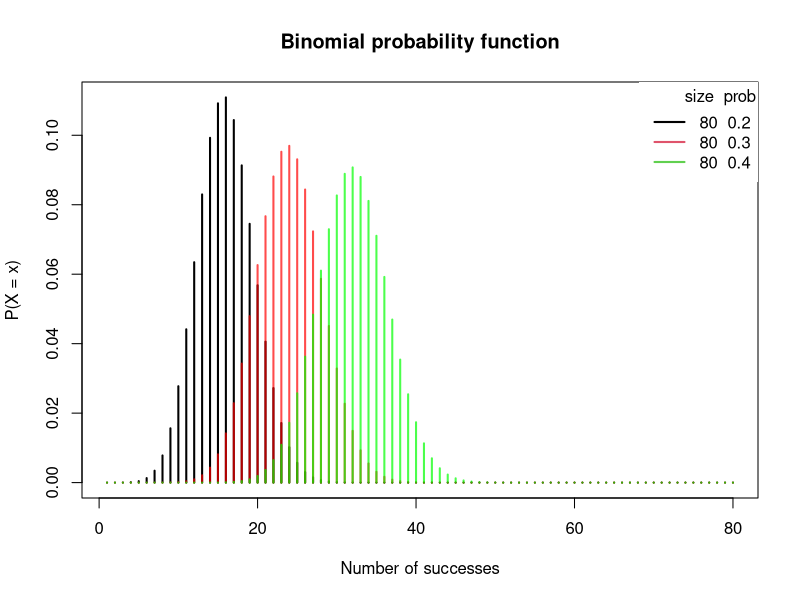
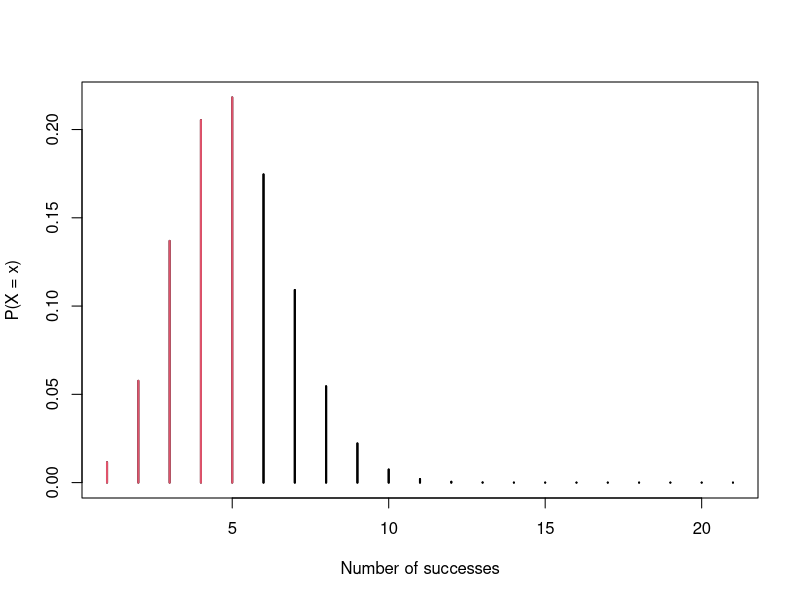
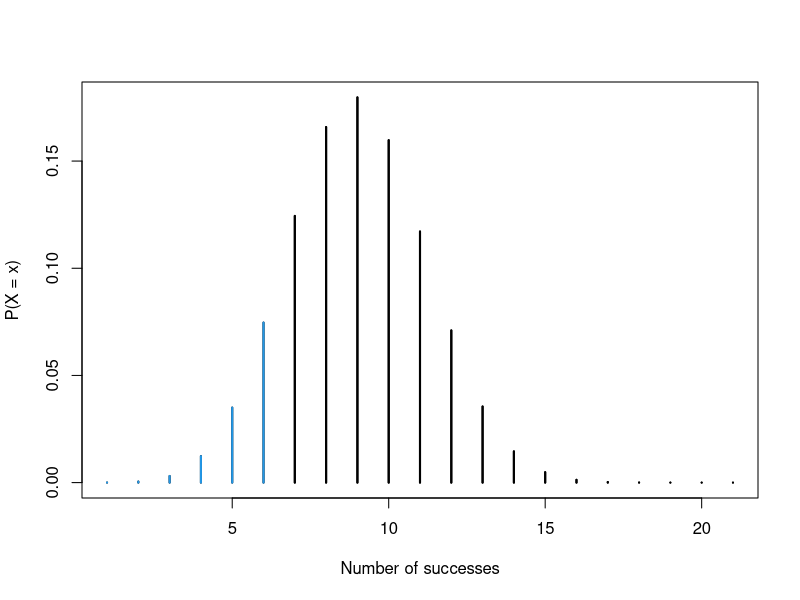
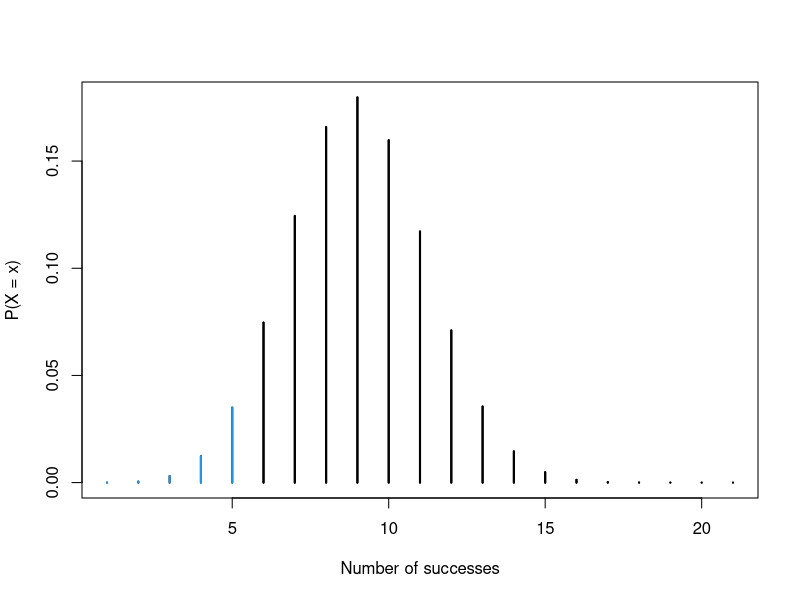
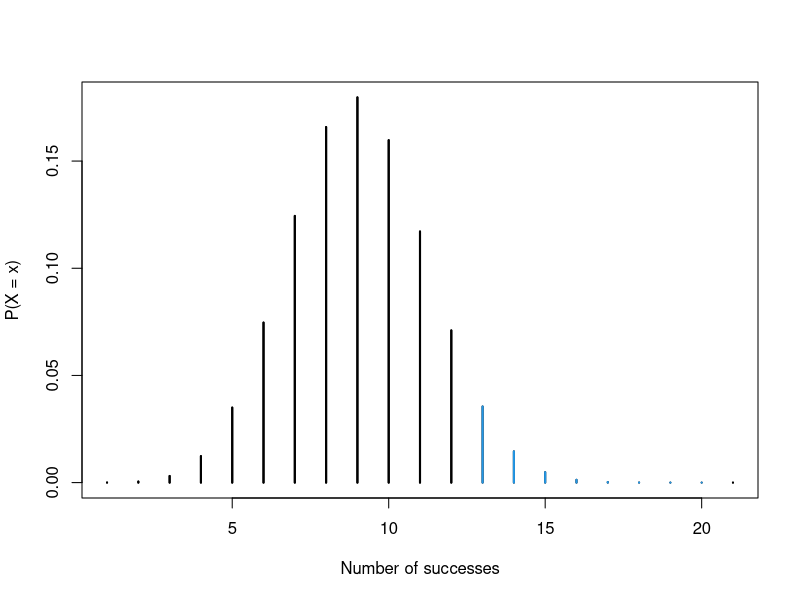
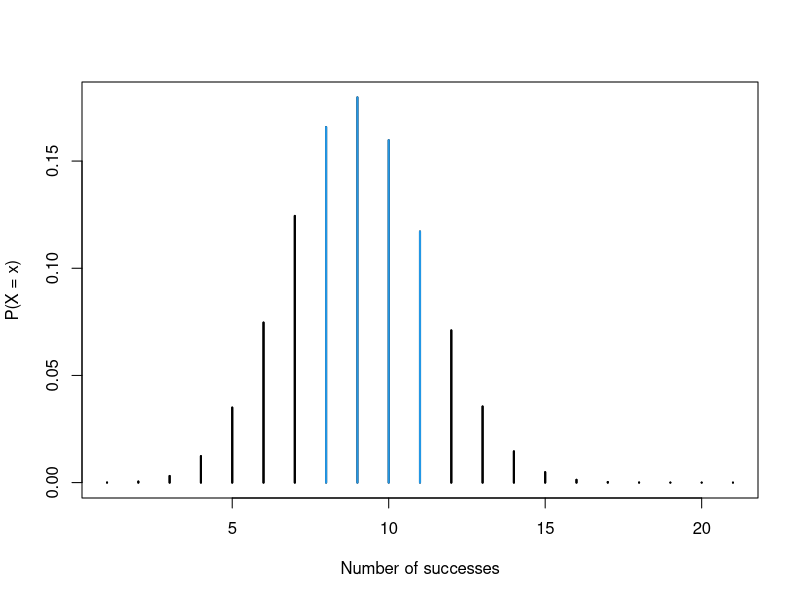
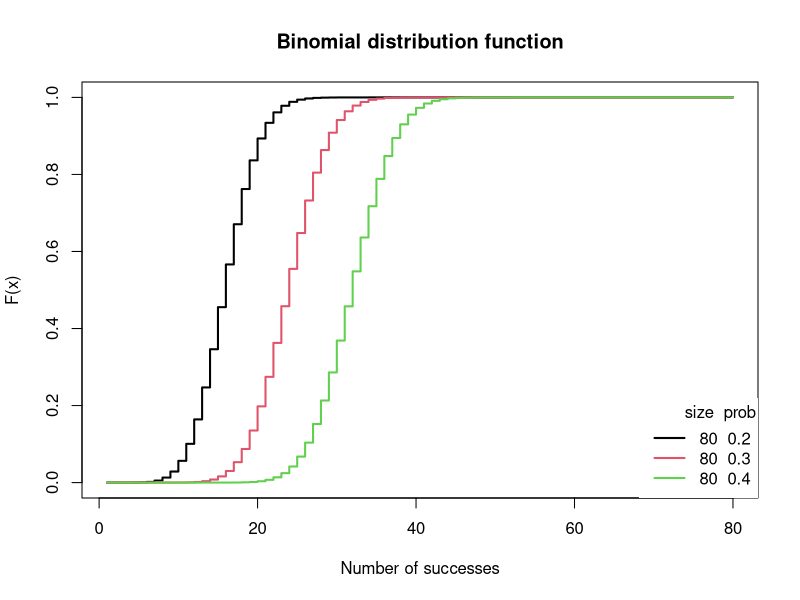
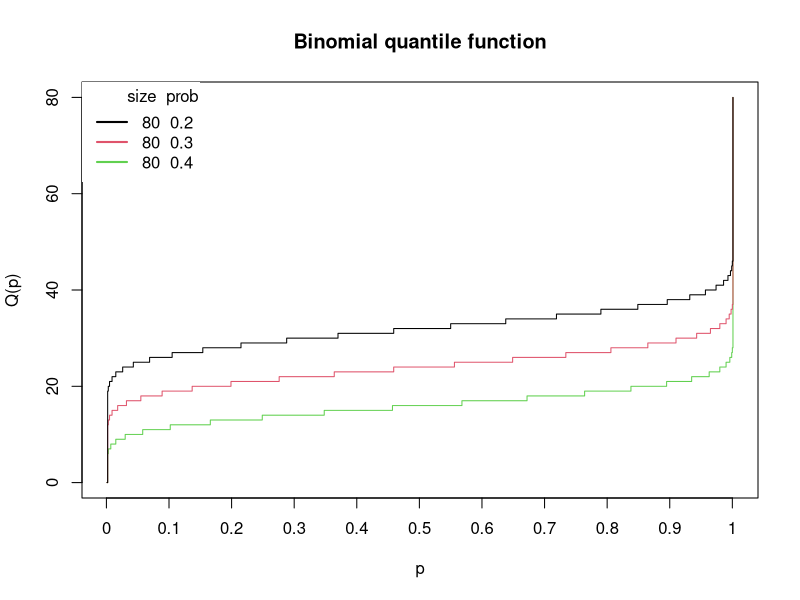

These figures' R source, in order:
## ---- chunk 1
dbinom(2, 6, .5)
## ---- chunk 2
sum(dbinom(4:6, 6, .5))
## ---- chunk 3
dbinom(x = 1:10, size = 10, prob = 0.2)
## ---- chunk 4
# Grid of X-axis values
x <- 1:80

# size = 80, prob = 0.2
plot(dbinom(x, size = 80, prob = 0.2), type = "h", lwd = 2,
     main = "Binomial probability function",
     ylab = "P(X = x)", xlab = "Number of successes")

# size = 80, prob = 0.3
lines(dbinom(x, size = 80, prob = 0.3), type = "h",
      lwd = 2, col = rgb(1,0,0, 0.7))

# size = 80, prob = 0.4
lines(dbinom(x, size = 80, prob = 0.4), type = "h",
      lwd = 2, col = rgb(0, 1, 0, 0.7))

# Add a legend
legend("topright", legend = c("80  0.2", "80  0.3", "80  0.4"),
       title = "size  prob", title.adj = 0.95,
       lty = 1, col = 1:3, lwd = 2, box.lty = 0)
## ---- chunk 5
pbinom(3, size = 10, prob = 0.3)
## ---- chunk 6
sum(dbinom(0:3, size = 10, prob = 0.3))
## ---- chunk 7
# size: number of trials (n >= 0)
# prob: probability of success on each trial
# lb: lower bound of the sum
# ub: upper bound of the sum
# col: color
# lwd: line width
binom_sum <- function(size, prob, lb,
                      ub, col = 4, lwd = 1, ...){
  x <- 0:size
  
  if (missing(lb)) {
    lb <- min(x)
  }
  if (missing(ub)) {
    ub <- max(x)
  }
  
  plot(dbinom(x, size = size, prob = prob), type = 'h',
       lwd = lwd, ...)
  
  if(lb == min(x) & ub == max(x)) {
    color <- col
  } else {
    color <- rep(1, length(x))
    color[(lb + 1):ub ] <- col
  }
  
  lines(dbinom(x, size = size, prob = prob), type = 'h',
        col = color, lwd = lwd, ...)
}
## ---- chunk 8
binom_sum(size = 20, prob = 0.2, lwd = 2, col = 2, ub = 5,
          ylab = "P(X = x)", xlab = "Number of successes")
## ---- chunk 9
pbinom(5, size = 20, prob = 0.2)
## ---- chunk 10
pbinom(6, size = 20, prob = 0.4)
1 - pbinom(6, size = 20, prob = 0.4, lower.tail = FALSE)
## ---- chunk 11
sum(dbinom(0:6, size = 20, prob = 0.4))
## ---- chunk 12
binom_sum(size = 20, prob = 0.4, ub = 6, lwd = 2,
          ylab = "P(X = x)", xlab = "Number of successes")
## ---- chunk 13
pbinom(5, size = 20, prob = 0.4)
1 - pbinom(5, size = 20, prob = 0.4, lower.tail = FALSE)
sum(dbinom(0:5, size = 20, prob = 0.4))
## ---- chunk 14
binom_sum(size = 20, prob = 0.4, ub = 5, lwd = 2,
          ylab = "P(X = x)", xlab = "Number of successes")
## ---- chunk 15
pbinom(12, size = 20, prob = 0.4, lower.tail = FALSE)
1 - pbinom(12, size = 20, prob = 0.4)
sum(dbinom(13:20, size = 20, prob = 0.4))
## ---- chunk 16
binom_sum(size = 20, prob = 0.4, lb = 12, lwd = 2,
          ylab = "P(X = x)", xlab = "Number of successes")
## ---- chunk 17
pbinom(11, size = 20, prob = 0.4) - pbinom(7, size = 20, prob = 0.4)
sum(dbinom(8:11, size = 20, prob = 0.4))
## ---- chunk 18
binom_sum(size = 20, prob = 0.4, lb = 7, ub = 11, lwd = 2,
          ylab = "P(X = x)", xlab = "Number of successes")
## ---- chunk 19
# Grid of X-axis values
x <- 1:80

# size = 80, prob = 0.2
plot(pbinom(x, size = 80, prob = 0.2), type = "s", lwd = 2,
     main = "Binomial distribution function",
     xlab = "Number of successes", ylab = "F(x)")

# size = 80, prob = 0.3
lines(pbinom(x, size = 80, prob = 0.3), type = "s",
      lwd = 2, col = 2)

# size = 80, prob = 0.4
lines(pbinom(x, size = 80, prob = 0.4), type = "s",
      lwd = 2, col = 3)

# Add a legend
legend("bottomright", legend = c("80  0.2", "80  0.3", "80  0.4"),
       title = "size  prob", title.adj = 0.95,
       lty = 1, col = 1:3, lwd = 2, box.lty = 0)
rm(x)
## ---- chunk 20
qbinom(p = 0.4, size = 5, prob = 0.7)
## ---- chunk 21
# Grid of X-axis values
x <- 1:80

# size = 80, prob = 0.2
plot(qbinom(seq(0, 1, 0.001), size = 80, prob = 0.2),
     main = "Binomial quantile function",
     ylab = "Q(p)", xlab = "p",
     type = "s", col = 3, xaxt = "n")
axis(1, labels = seq(0, 1, 0.1), at = 0:10 * 100)

# size = 80, prob = 0.3
lines(qbinom(seq(0, 1, 0.001), size = 80, prob = 0.3), type = "s", col = 2)

# size = 80, prob = 0.4
lines(qbinom(seq(0, 1, 0.001), size = 80, prob = 0.4), type = "s", col = 1)

# Add a legend
legend("topleft", legend = c("80  0.2", "80  0.3", "80  0.4"),
       title = "size  prob", title.adj = 0.95,
       lty = 1, col = 1:3, lwd = 2, box.lty = 0)
## ---- chunk 22
rbinom(n = 15, size = 30, prob = 0.1)
## ---- chunk 23
set.seed(2)
rbinom(n = 15, size = 30, prob = 0.1)
## ---- chunk 24
x <- seq(-3, 3, 0.1)
y <- dnorm(x, 0, 1)
plot(x, y, type="l")
polygon(c(x[x>=2], max(x), 2), c(y[x>=2], 0, 0), col="cornsilk")
polygon(c(min(x), x[x<=-2], -2), c(0, y[x<=-2], 0), col="cornsilk")
polygon(c(-2,  x[x>= -2 & x<=-1], -1), c(0, y[x >= -2 & x<=-1], 0), col="cornsilk2")
polygon(c(1,  x[x>= 1 & x<=2], 2), c(0, y[x >= 1 & x<=2], 0), col="cornsilk2")
polygon(c(-1, x[x >= -1 & x <= 1], 1), c(0, y[x>=-1 & x<=1], 0), col="cornsilk3")
rm(x,y)
## ---- chunk 25
x = seq(-4, 4, 0.1)
y = dnorm(x, 0, 1)
plot(x,y, type="l")
points(0,dnorm(0), pch=16)
points(0,qnorm(0.5), pch=16)
lines(0,pnorm(0), type="l")
## ---- chunk 26
x <- -4:4
# x <- seq(-4, 4, length = 100) # More data points
dnorm(x, mean = 1, sd = 3)
## ---- chunk 27
dnorm(x, mean = c(1, 2), sd = c(3, 4))
## ---- chunk 28
par(mfrow = c(1, 2))

# Grid of X-axis values
x <- seq(-4, 8, 0.1)

#-----------------------------------------
# Same standard deviation, different mean
#-----------------------------------------
# Mean 0, sd 1
plot(x, dnorm(x, mean = 0, sd = 1), type = "l",
     ylim = c(0, 0.6), ylab = "", lwd = 2, col = "red")
# Mean 3, sd 1
lines(x, dnorm(x, mean = 3, sd = 1), col = "blue", lty = 1, lwd = 2)

# Adding a legend
legend("topright", legend = c("0 1", "3 1"), col = c("red", "blue"),
       title = expression(paste(mu, " ", sigma)),
       title.adj = 0.9, lty = 1, lwd = 2, box.lty = 0)

#-----------------------------------------
# Same mean, different standard deviation
#-----------------------------------------
# Mean 1, sd 1
plot(x, dnorm(x, mean = 1, sd = 1), type = "l",
     ylim = c(0, 1), ylab = "", lwd = 2, col = "red")
# Mean 1, sd 0.5
lines(x, dnorm(x, mean = 1, sd = 0.5), col = "blue", lty = 1, lwd = 2)

# Adding a legend
legend("topright", legend = c("1 1", "1 0.5"), col = c("red", "blue"),
       title = expression(paste(mu, " ", sigma)),
       title.adj = 0.75, lty = 1, lwd = 2, box.lty = 0)

par(mfrow = c(1, 1))
## ---- chunk 29
pnorm(0, mean = 0, sd = 1)
## ---- chunk 30
Mean <- 1000
Sd <- 10

# X grid for non-standard normal distribution
x <- seq(-3, 3, length = 100) * Sd + Mean 

# Density function
f <- dnorm(x, Mean, Sd)

plot(x, f, type = "l", lwd = 2, col = "blue", ylab = "", xlab = "Weight")
abline(v = Mean) # Vertical line on the mean
## ---- chunk 31
pnorm(1010, Mean, Sd)
1 - pnorm(1010, Mean, Sd, lower.tail = FALSE)
## ---- chunk 32
lb <- min(x) # Lower bound
ub <- 1010   # Upper bound

x2 <- seq(min(x), ub, length = 100) # New Grid
y <- dnorm(x2, Mean, Sd) # Density

plot(x, f, type = "l", lwd = 2, col = "blue", ylab = "", xlab = "Weight")
abline(v = ub) 

polygon(c(lb, x2, ub), c(0, y, 0), col = rgb(0, 0, 1, alpha = 0.5))
text(995, 0.01, "84.13%")
## ---- chunk 33
# mean: mean of the Normal variable
# sd: standard deviation of the Normal variable
# lb: lower bound of the area
# ub: upper bound of the area
# acolor: color of the area
# ...: additional arguments to be passed to lines function

normal_area <- function(mean = 0, sd = 1, lb, ub, acolor = "lightgray", ...) {
    x <- seq(mean - 3 * sd, mean + 3 * sd, length = 100) 
    
    if (missing(lb)) {
       lb <- min(x)
    }
    if (missing(ub)) {
        ub <- max(x)
    }

    x2 <- seq(lb, ub, length = 100)    
    plot(x, dnorm(x, mean, sd), type = "n", ylab = "")
   
    y <- dnorm(x2, mean, sd)
    polygon(c(lb, x2, ub), c(0, y, 0), col = acolor)
    lines(x, dnorm(x, mean, sd), type = "l", ...)
}
## ---- chunk 34
normal_area(mean = 0, sd = 1, lb = -1, ub = 2, lwd = 2)
## ---- chunk 35
pnorm(980, Mean, Sd, lower.tail = FALSE)
1 - pnorm(980, Mean, Sd)
pnorm(1020, Mean, Sd)
## ---- chunk 36
normal_area(mean = Mean, sd = Sd, lb = 980, acolor = rgb(0, 0, 1, alpha = 0.5))
text(1000, 0.01, "97.72%")
## ---- chunk 37
pnorm(1000, Mean, Sd) - pnorm(990, Mean, Sd)
## ---- chunk 38
normal_area(mean = Mean, sd = Sd, lb = 990, ub = 1000,
            acolor = rgb(0, 0, 1, alpha = 0.5))
text(995, 0.01, "34.13%", srt = 90)
## ---- chunk 39
par(mfrow = c(1, 2))

# Grid of X-axis values
x <- seq(-4, 8, 0.1)

#-----------------------------------------
# Same standard deviation, different mean
#-----------------------------------------
# Mean 0, sd 1
plot(x, pnorm(x, mean = 0, sd = 1), type = "l",
     ylim = c(0, 1), ylab = "", lwd = 2, col = "red")
# Mean 3, sd 1
lines(x, pnorm(x, mean = 3, sd = 1), col = "blue", lty = 1, lwd = 2)

# Legend
legend("topleft", legend = c("0 1", "3 1"), col = c("red", "blue"),
       title = expression(paste(mu, " ", sigma)),
       title.adj = 0.9, lty = 1, lwd = 2, box.lty = 0)

#-----------------------------------------
# Same mean, different standard deviation
#-----------------------------------------
# Mean 1, sd 1
plot(x, pnorm(x, mean = 1, sd = 1), type = "l",
     ylim = c(0, 1), ylab = "", lwd = 2, col = "red")
# Mean 1, sd 0.5
lines(x, pnorm(x, mean = 1, sd = 0.5), col = "blue", lty = 1, lwd = 2)

# Legend
legend("topleft", legend = c("1 1", "1 0.5"), col = c("red", "blue"),
       title = expression(paste(mu, " ", sigma)),
       title.adj = 0.75, lty = 1, lwd = 2, box.lty = 0)

par(mfrow = c(1, 1))
## ---- chunk 40
x <- seq(-4, 4, 0.1)
plot(x, pnorm(x, mean = 0, sd = 1), type = "l",
     ylim = c(0, 1), ylab = "P(X < x)", lwd = 2, col = "red")
segments(0, 0, 0, 0.5, lwd = 2, lty = 2)
segments(-4, 0.5, 0, 0.5, lwd = 2, lty = 2)
## ---- chunk 41
qnorm(0.5, mean = 0, sd = 1)
## ---- chunk 42
x <- pnorm(-1.5, mean = 0, sd = 1) # 0.0668072
qnorm(x, mean = 0, sd = 1) # -1.5

normal_area(mean = 0, sd = 1, ub = -1.5,
            lwd = 2, acolor = rgb(0, 0, 1, alpha = 0.5))
arrows(-0.5, 0.1, -1.45, 0, lwd = 2, length = 0.2)
text(-0.25, 0.13, "-1.5", cex = 1.5)
## ---- chunk 43
x <- pnorm(1.5, mean = 0, sd = 1, lower.tail = FALSE) # 0.0668072
qnorm(x, mean = 0, sd = 1, lower.tail = FALSE) # 1.5

# Equivalent to:
# x <- 1- pnorm(1.5, mean = 0, sd = 1) 
# qnorm(1 - x, mean = 0, sd = 1)

normal_area(mean = 0, sd = 1, lb = 1.5, lwd = 2,
            acolor = rgb(0, 0, 1, alpha = 0.5))
arrows(0, 0.1, 1.45, 0, lwd = 2, length = 0.2)
text(0, 0.13, "1.5", cex = 1.5)
## ---- chunk 44
plot(qnorm, pnorm(-4), pnorm(4), lwd = 2, xlab = "p", ylab = "Q(p)")

# Equivalent to:
# x <- seq(pnorm(-4), pnorm(4), length = 100)
# plot(x, qnorm(x, mean = 0, sd = 1), type = "l",
#      lwd = 2, xlab = "p", ylab = "Q(p)")
## ---- chunk 45
plot(qnorm, pnorm(-4), pnorm(4), lwd = 2,
     xlab = "p", ylab = "Q(p)")
segments(0.5, -4, 0.5, 0, lty = 2, lwd = 2)
segments(0, 0, 0.5, 0, lty = 2, lwd = 2)
## ---- chunk 46
rnorm(10)
## ---- chunk 47
# Seed for reproducibility
set.seed(1)

rnorm(1) # -0.6264538
## ---- chunk 48
par(mfrow = c(1, 3))

x <- seq(-10, 10, length = 200)

set.seed(3)
# n = 10
hist(rnorm(10, mean = 0, sd = 1), main = "n = 10",
     xlab = "", prob = TRUE)
lines(x, dnorm(x), col = "red", lwd = 2)

# n = 100
hist(rnorm(100, mean = 0, sd = 1), main = "n = 100",
     xlab = "", prob = TRUE)
lines(x, dnorm(x), col = "red", lwd = 2)

# n = 1000
hist(rnorm(1000, mean = 0, sd = 1), main = "n = 1000",
     xlab = "", prob = TRUE)
lines(x, dnorm(x), col = "red", lwd = 2)

par(mfrow = c(1, 1))
## ---- chunk 49
par(mfrow=c(1,2), mar=c(2,2,2,2))
N <- 16
p <- q <- 0.5
m <- N * p
sd <- sqrt(N*p*q)
x <- seq(0, N, 1)
y <- dnorm(x, m, sd)
plot(dbinom(1:N, N, .5), main="Binomial")
plot(x, y, main="Normal")
rm(m,N,p, q,sd,x,y)
## ---- chunk 50
dpois(0:10, lambda = 5)
## ---- chunk 51
dpois(5, lambda = c(5, 10))
## ---- chunk 52
# Grid of X-axis values
x <- 0:50

#-----------
# lambda: 5
#-----------
lambda <- 5
plot(dpois(x, lambda), type = "h", lwd = 2,
     main = "Poisson probability function",
     ylab = "P(X = x)", xlab = "Number of events")

#-----------
# lambda: 10
#-----------
lambda <- 10
lines(dpois(x, lambda), type = "h", lwd = 2, col = rgb(1,0,0, 0.7))

#-----------
# lambda: 20
#-----------
lambda <- 20
lines(dpois(x, lambda), type = "h", lwd = 2, col = rgb(0, 1, 0, 0.7))

# Legend
legend("topright", legend = c("5", "10", "20"),
       title = expression(lambda), title.adj = 0.75,
       lty = 1, col = 1:3, lwd = 2, box.lty = 0)
## ---- chunk 53
ppois(5, lambda = 10)
## ---- chunk 54
sum(dpois(0:5, lambda = 10))
## ---- chunk 55
ppois(10, lambda = 15)
1 - ppois(10, lambda = 15, lower.tail = FALSE)
sum(dpois(0:10, lambda = 15))
## ---- chunk 56
# lambda: mean
# lb: lower bound of the sum
# ub: upper bound of the sum
# col: color
# lwd: line width
pois_sum <- function(lambda, lb, ub, col = 4, lwd = 1, ...) {
    x <- 0:(lambda + lambda * 2)
    
    if (missing(lb)) {
       lb <- min(x)
    }
    if (missing(ub)) {
        ub <- max(x)
    }
      
    plot(dpois(x, lambda = lambda), type = "h", lwd = lwd, ...)
  
    if(lb == min(x) & ub == max(x)) {
        color <- col
    } else {
        color <- rep(1, length(x))
        color[(lb + 1):ub ] <- col
    }
    
    lines(dpois(x, lambda = lambda), type = "h",
          col =  color, lwd = lwd, ...)
}
## ---- chunk 57
pois_sum(lambda = 10, lb = 10, ub = 15, lwd = 2,
         col = 2, ylab = "P(X = x)", xlab = "Number of events")
## ---- chunk 58
ppois(15, lambda = 10) - ppois(10, lambda = 10)
## ---- chunk 59
pois_sum(lambda = 15, ub = 10, lwd = 2,
         ylab = "P(X = x)", xlab = "Visits per hour")
## ---- chunk 60
ppois(20, lambda = 15, lower.tail = FALSE)
1 - ppois(20, lambda = 15)
1 - sum(dpois(0:20, lambda = 15))
## ---- chunk 61
pois_sum(lambda = 15, lb = 20, lwd = 2,
         ylab = "P(X = x)", xlab = "Visits per hour")
## ---- chunk 62
ppois(14, lambda = 15, lower.tail = FALSE)
1 - sum(dpois(0:15, lambda = 15))
## ---- chunk 63
pois_sum(lambda = 15, ub = 14, lwd = 2,
         ylab = "P(X = x)", xlab = "Visits per hour")
## ---- chunk 64
ppois(20, lambda = 15) - ppois(10, lambda = 15)
sum(dpois(11:20, lambda = 15))
## ---- chunk 65
pois_sum(lambda = 15, lb = 10, ub = 20, lwd = 2,
         ylab = "P(X = x)", xlab = "Visits per hour")
## ---- chunk 66
# Grid of X-axis values
x <- 0:50

#-----------
# lambda: 5
#-----------
lambda <- 5
plot(ppois(x, lambda), type = "s", lwd = 2,
     main = "Poisson distribution function",
     xlab = "Number of events", ylab = "F(x)")

#-----------
# lambda: 10
#-----------
lambda <- 10
lines(ppois(x, lambda), type = "s", lwd = 2, col = 2)

#-----------
# lambda: 20
#-----------
lambda <- 20
lines(ppois(x, lambda), type = "s", lwd = 2, col = 3)

# Legend
legend("bottomright", legend = c("5", "10", "20"),
       title = expression(lambda), title.adj = 0.75,
       lty = 1, col = 1:3, lwd = 2, box.lty = 0)
## ---- chunk 67
qpois(0.5, lambda = 10)
## ---- chunk 68
#-----------
# lambda: 20
#-----------
plot(qpois(seq(0, 1, 0.001), lambda = 20),
     main = "Poisson quantile functions",
     ylab = "Q(p)", xlab = "p",
     type = "s", col = 3, xaxt = "n")

axis(1, labels = seq(0, 1, 0.1), at = 0:10 * 100)

#-----------
# lambda: 10
#-----------
lines(qpois(seq(0, 1, 0.001), lambda = 10), type = "s", col = 2)

#-----------
# lambda: 5
#-----------
lines(qpois(seq(0, 1, 0.001), lambda = 5), type = "s")

# Legend
legend("topleft", legend = c("5", "10", "20"),
       title = expression(lambda), title.adj = 0.75,
       lty = 1, col = 1:3, lwd = 2, box.lty = 0)
## ---- chunk 69
rpois(10, lambda = 4)
## ---- chunk 70
set.seed(10)
rpois(10, lambda = 4)
## ---- chunk 71
dmultinom(x=rep(2, 6), prob=rep((1/6), 6))
